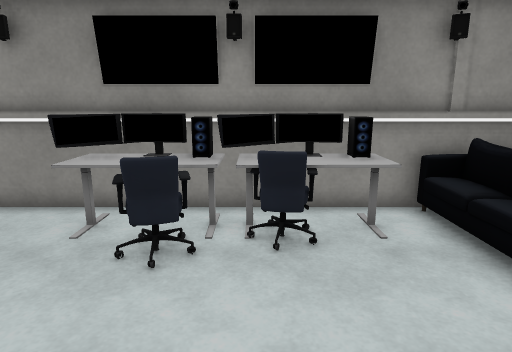
view 1 (above)

12 first-person views from a walk through a Unity game level. The camera is 1.4 m above the floor, tilts 12° down and sees 75° across. The floor is counted in squares, 0.5 m on a side. Each view is taken from the middle of a square. On the plan, view 1 faces up. The plan holds only what a view shows up to about 20 squares ahead; the rest is blank. The place goes on beyond the plan. Some surface patterns are stand-ins.

view 2
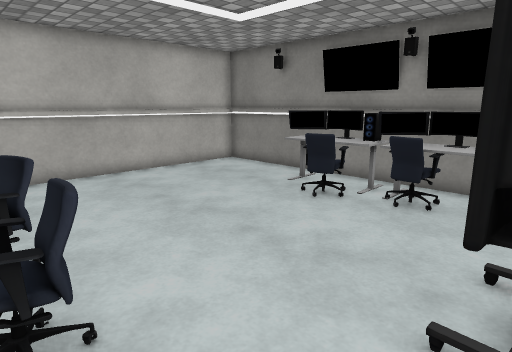

view 3
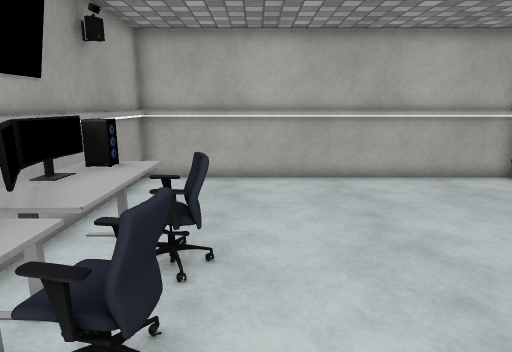

view 4
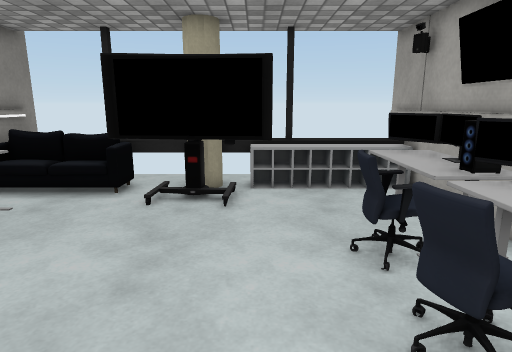

view 5
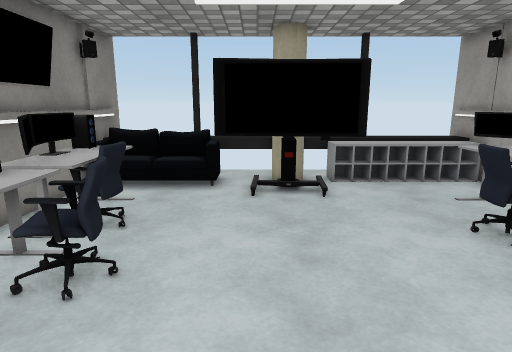

view 6
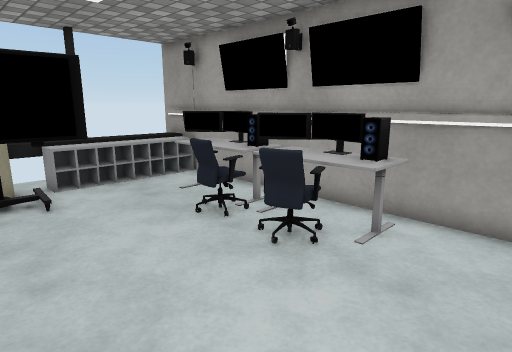

view 7
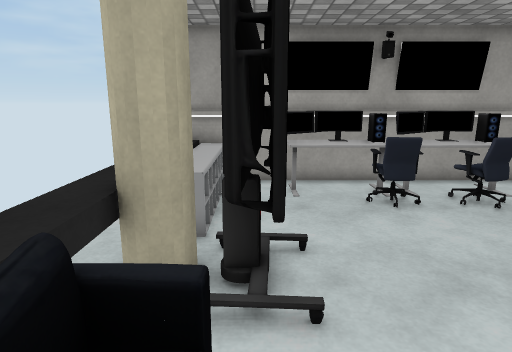

view 8
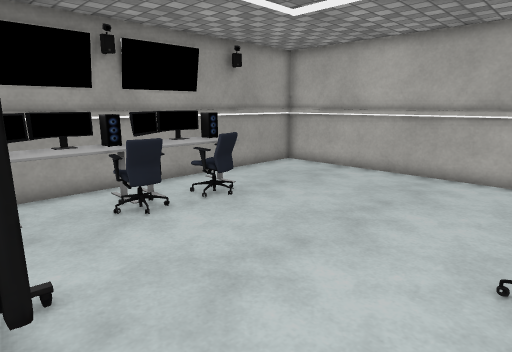

view 9
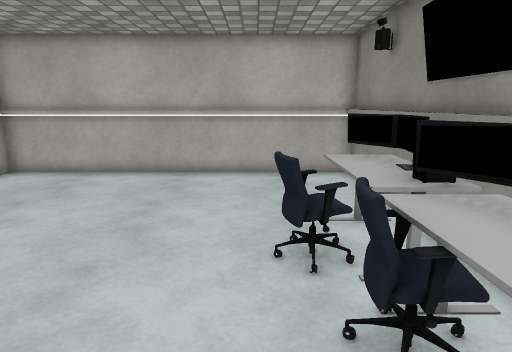

view 10
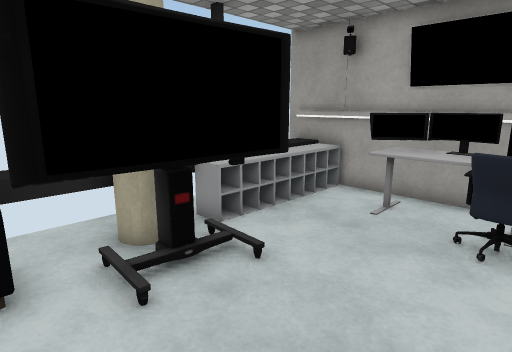

view 11
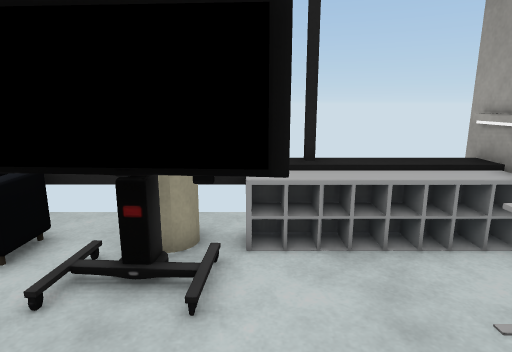

view 12
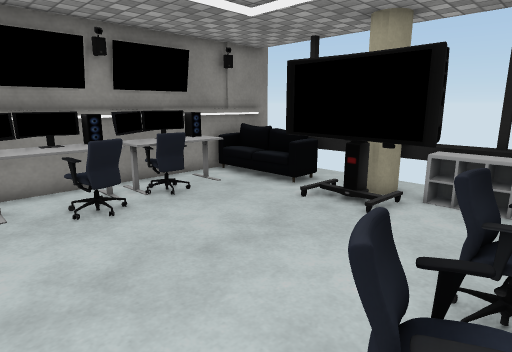

### Floor plan
Key: @ floor where view 1 was taken; # wall or solid block; x gap in a wall; . main floor; : floor 0.75 m higher than the main floor; = window, fence, low wall or low ledge; E desk; C computer; H chair; S sofa; T thing the floor can be seen under or through; L shelf; O other object.
Columns run from 10 left of view 1 to 8 right of it. Each row starts with its distance up from view 1.
  9 ###################
  8 #.....EEECEECC.=
  7 #.....EEEEHHEE.O
  6 #......HHHHH...O
  5 #.......H......S.O
  4 #.............SS.O
  3 #.............T.=O
  2 #.............T#OO
  1 #.............T##O
  0 #.........@...TL=O
 -1 #.............TLLx
 -2 #......HHHH....LL:
 -3 #.....EHHHHHEE.LL:
 -4 #.....CEEECEE#.LL:
 -5 ###################

Positions as (right, up) in squares from view 1, and headings:
1: (0, 0), facing up
2: (4, -3), facing up-left
3: (3, -1), facing left
4: (-6, 0), facing right
5: (-7, 3), facing right
6: (-7, 3), facing down-right
7: (4, 7), facing down
8: (4, 6), facing down-left
9: (4, 5), facing left
10: (-1, 5), facing down-right
11: (-1, 0), facing right
12: (-5, -3), facing up-right
